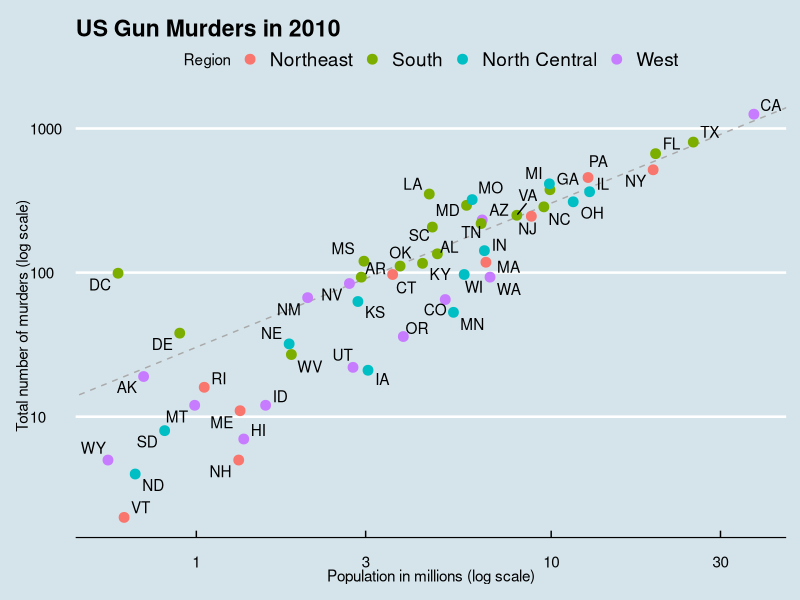

This figure's R source:
# load libraries
library(tidyverse)
library(ggrepel)
library(ggthemes)
library(dslabs)
data(murders)

# define the intercept
r <- murders %>%
  summarize(rate = sum(total) / sum(population) * 10^6) %>%
  .$rate

# make the plot, combining all elements
murders %>%
  ggplot(aes(population/10^6, total, label = abb)) +
  geom_abline(intercept = log10(r), lty = 2, color = "darkgrey") +
  geom_point(aes(col = region), size = 3) +
  geom_text_repel() +
  scale_x_log10() +
  scale_y_log10() +
  xlab("Population in millions (log scale)") +
  ylab("Total number of murders (log scale)") +
  ggtitle("US Gun Murders in 2010") +
  scale_color_discrete(name = "Region") +
  theme_economist()
